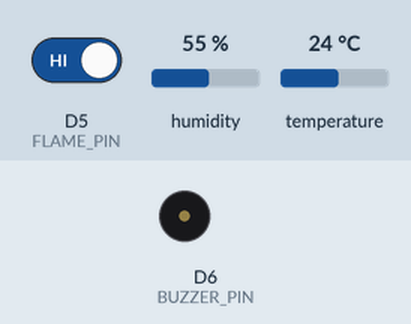
Recording of a sketch running on a simulated ESP8266 (NodeMCU). On the bench: buzzer (waves = sounding, pin HIGH). The inputs (shaded band) are chosen by the test bench; at power-on: D5 (FLAME_PIN) HIGH, humidity 55 %, temperature 24 °C. WiFi joins after 1.5 s; servers stay silent unless stated; uploads are accepted with an empty reply; what the sketch prints to the serial monitor is not drawn.

Above: at 3.7 s.
3.8 s: D5 (FLAME_PIN) driven LOW
At 6.1 s:
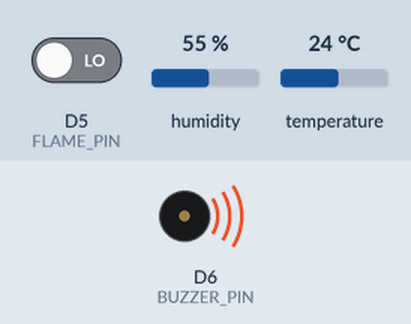
6.7 s: D5 (FLAME_PIN) driven HIGH
At 7.5 s:
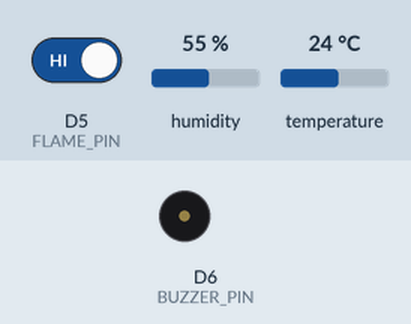
Timing chart, 0 to 9.7 s (numbered marks = the images above; inputs shaded):
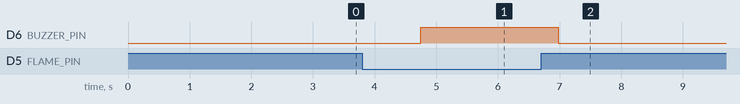

Measured:
- after the input at 3.8 s, D6 (BUZZER_PIN): LOW → HIGH after 0.95 s
- after the input at 6.7 s, D6 (BUZZER_PIN): HIGH → LOW after 0.28 s

The sketch:

iot_monitoring_esp8266.ino
```cpp
#include <ESP8266WiFi.h>
#include <ESP8266HTTPClient.h>
#include <ArduinoJson.h>
#include <DHT.h>

// -----------------------------
// KONFIGURASI WIFI & API
// -----------------------------
const char* WIFI_SSID     = "NAMA_WIFI_ANDA";
const char* WIFI_PASSWORD = "PASSWORD_WIFI_ANDA";

// Ganti dengan URL API Laravel Anda
// Contoh: "http://192.168.1.10/sensor-dht11-laravel-api-mysql/public/api/iot/sensor-data"
const char* API_URL = "http://ALAMAT_SERVER_ANDA/api/iot/sensor-data";

// -----------------------------
// KONFIGURASI SENSOR
// -----------------------------
#define DHTPIN D4       // Pin data DHT11
#define DHTTYPE DHT11
DHT dht(DHTPIN, DHTTYPE);

const int FLAME_PIN = D5;   // Pin digital untuk flame sensor
const int BUZZER_PIN = D6;  // Pin buzzer

void setup() {
  Serial.begin(115200);
  delay(1000);

  pinMode(FLAME_PIN, INPUT);
  pinMode(BUZZER_PIN, OUTPUT);
  digitalWrite(BUZZER_PIN, LOW);

  dht.begin();

  // Koneksi WiFi
  WiFi.begin(WIFI_SSID, WIFI_PASSWORD);
  Serial.print("Menghubungkan ke WiFi");
  while (WiFi.status() != WL_CONNECTED) {
    delay(500);
    Serial.print(".");
  }
  Serial.println();
  Serial.print("Terhubung! IP: ");
  Serial.println(WiFi.localIP());
}

void loop() {
  if (WiFi.status() != WL_CONNECTED) {
    // Coba reconnect jika putus
    WiFi.disconnect();
    WiFi.begin(WIFI_SSID, WIFI_PASSWORD);
    delay(1000);
    return;
  }

  // Baca sensor suhu
  float h = dht.readHumidity();
  float t = dht.readTemperature(); // Celcius

  // Baca sensor api (flame)
  int flameValue = digitalRead(FLAME_PIN);
  bool isFire = (flameValue == LOW); // tergantung modul: LOW = api terdeteksi

  // Kontrol buzzer jika api terdeteksi
  if (isFire) {
    digitalWrite(BUZZER_PIN, HIGH);
  } else {
    digitalWrite(BUZZER_PIN, LOW);
  }

  if (isnan(t) || isnan(h)) {
    Serial.println("Gagal baca DHT11");
    delay(2000);
    return;
  }

  // Kirim data ke API Laravel
  WiFiClient client;
  HTTPClient http;

  if (http.begin(client, API_URL)) {
    http.addHeader("Content-Type", "application/json");

    StaticJsonDocument<200> doc;
    doc["temp"] = t;
    doc["is_fire"] = isFire ? 1 : 0;
    // is_smoke sengaja tidak dikirim (di-backend di-hardcode false)

    String payload;
    serializeJson(doc, payload);

    int httpCode = http.POST(payload);

    Serial.print("Kirim data: ");
    Serial.println(payload);
    Serial.print("HTTP Response code: ");
    Serial.println(httpCode);

    if (httpCode > 0) {
      String response = http.getString();
      Serial.println("Respon server:");
      Serial.println(response);
    } else {
      Serial.print("Error HTTP: ");
      Serial.println(http.errorToString(httpCode));
    }

    http.end();
  } else {
    Serial.println("Gagal konek ke API URL");
  }

  // Interval kirim data (contoh: 2 detik)
  delay(2000);
}
```
